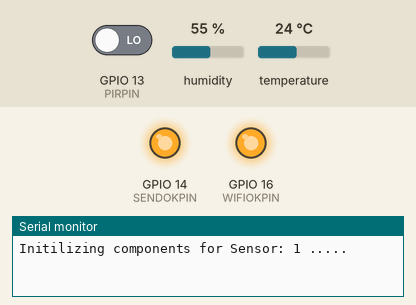
A sketch run on a simulated ESP8266 (NodeMCU). Parts: output pins drawn as LEDs (lit = HIGH), the last lines printed to the serial monitor. The test bench sets the inputs (shaded band); at power-on: GPIO 13 (PIRPIN) LOW, humidity 55 %, temperature 24 °C. WiFi joins after 1.5 s; servers stay silent unless stated; uploads are accepted with an empty reply.

Above: at 0.1 s.
At 0.5 s:
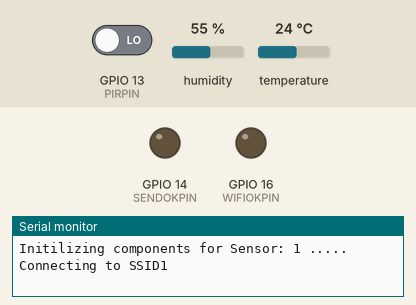
At 2.3 s:
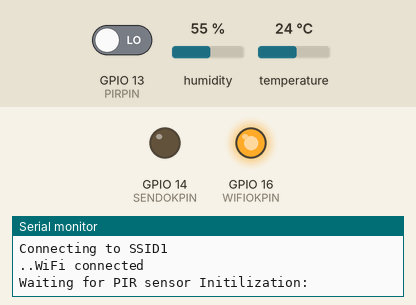
Timing chart, 0 to 3.8 s (numbered marks = the images above):
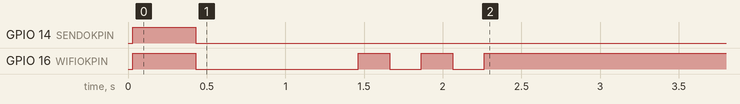

The sketch:

ESP8266WIFI_DHT22.ino
```cpp
// Send DHT22 and Pir data to influx db hoseted on <<Server_IP>> using an ESP8266
// July 25 2017
// Author: Obaid Malik

#include <DHT.h>
#include <DHT_U.h>
#include <ESP8266WiFi.h>

String strLocation = "Lounge"; const int SensorID = 1; const int TC = 0.0; const int HC = 0.0; //Sensor 1

////// Testing
const char* ssid = "SSID1";
const char* password = "PASS1";
const char* ssid2 = "SSID2";
const char* password2 = "PASS2";

const float timebwreadings = 0.9L;
const char* server = "<<Server_IP>>";

// New sensors
#define DHTPIN 12 // what pin we’re connected to
#define PIRPIN 13 // what pin we’re connected to
#define DHTTYPE DHT22
#define WIFIOKPIN 16
#define SENDOKPIN 14

DHT dht(DHTPIN, DHTTYPE);
WiFiClient client;

void init_components() {
  Serial.begin(9600);
  delay(30);
  Serial.println();
  Serial.print("Initilizing components for Sensor: ");
  Serial.print(SensorID);
  Serial.println(" .....");
  pinMode(WIFIOKPIN, OUTPUT);
  pinMode(SENDOKPIN, OUTPUT);
  pinMode(PIRPIN, INPUT);

  //Test LEDS
  digitalWrite(WIFIOKPIN, HIGH);    // turn the LED off by making the voltage LOW
  digitalWrite(SENDOKPIN, HIGH);    // turn the LED off by making the voltage LOW
  delay(400);
  digitalWrite(WIFIOKPIN, LOW);     // turn the LED off by making the voltage LOW
  digitalWrite(SENDOKPIN, LOW);     // turn the LED off by making the voltage LOW
  delay(30);
  dht.begin();
}

void setup() {
  init_components();
  connectToAvailableWifi();
  Serial.println("Waiting for PIR sensor Initilization:");
  delay(55000);                     // The Pir Sensor need 60 sec to initilize we wait 55 sec the remaining will be covered doing wifi setup
  Serial.println("PIR sensor Initilizied:");
}


int firstReading = 1;
void loop() {

  digitalWrite(SENDOKPIN, LOW);

  if (firstReading == 0) {
    digitalWrite(WIFIOKPIN, LOW);
  }

  bool isConnected = connectToAvailableWifi();
  if (isConnected) {
    float h = dht.readHumidity();
    float t = dht.readTemperature();
    h = h + HC;
    t = t + TC;
    float tF = ((t * 9) / 5) + 32;
    float dP = (dewPointFast(t, h));
    float hi = heatIndex(tF, h);
    int presence = (digitalRead(PIRPIN) == HIGH) ? 1 : 0; // check if the sensor is HIGH, For some reason assigning direct value from digitread to presence variable doesnt seem to work. check Later?
    delay(100);

    if (client.connect(server, 8086)) {
      String postStr = "SensorDataPIR,SensorID=" + String(SensorID) + " Temperature=" + String(t) + ",Humidity=" + String(h) + ",Dewpoint=" + String(dP) + ",HeatIndex=" + String(hi) + ",Presence=" + String(presence);
      Serial.println(postStr);
      client.print("POST /write?db=chariot HTTP/1.1\n");
      client.print("Host: <<Server_IP>>\n");
      client.print("Connection: close\n");
      client.print("Content-Type: application/x-www-form-urlencoded\n");
      client.print("Content-Length: ");
      client.print(postStr.length());
      client.print("\n\n");
      client.print(postStr);

      delay(3000);
      while (client.available()) {
        String line = client.readStringUntil('\r');
        Serial.println(line);
        if (line.indexOf("204 No Content") > 0) {
          Serial.println("Post to Server successfull");
          if (firstReading) {
            digitalWrite(SENDOKPIN, HIGH); //Only light up led if first reading
            firstReading = 0;
          }
        }
      }
    }
    client.stop();
  } else {
    Serial.println("No suitable wifi available");
    digitalWrite(SENDOKPIN, LOW);
    digitalWrite(WIFIOKPIN, LOW);
  }
  Serial.println("yaaaawn .... going to sleep for 1 min");
  delay(60000 * timebwreadings);
}

bool connectToAvailableWifi() {
  bool connectionOk = true;
  if (WiFi.status() != WL_CONNECTED) {
    connectionOk = waitForWifiConnect(40, ssid, password);
    if (connectionOk == false) {
      connectionOk = waitForWifiConnect(40, ssid2, password2);
    }

    if (connectionOk && firstReading) { //Activate LED if first reading
      digitalWrite(WIFIOKPIN, HIGH);
    }
  } else {
    if (firstReading) {
      digitalWrite(WIFIOKPIN, HIGH);
    }
    Serial.println("WiFi connected");
  }
  return connectionOk;
}
bool waitForWifiConnect(int retrys, const char* sid, const char* pass) {
  WiFi.begin(sid, pass);
  Serial.println();
  Serial.print("Connecting to ");
  Serial.println(sid);
  delay(1000);
  bool connectionOk = false;
  for (int i = 1; i < retrys; i++) {
    if (WiFi.status() != WL_CONNECTED) {
      digitalWrite(WIFIOKPIN, HIGH);
      delay(200);
      Serial.print(".");
      digitalWrite(WIFIOKPIN, LOW);
      delay(200);
      connectionOk = false;
    } else {
      //digitalWrite(WIFIOKPIN, HIGH); //Let the calling function handle the LED output
      Serial.println("WiFi connected");
      i = retrys + 1;
      connectionOk = true;
    }
  }
  Serial.println("");
  return connectionOk;
}

// delta max = 0.6544 wrt dewPoint()
// 6.9 x faster than dewPoint()
// reference: http://en.wikipedia.org/wiki/Dew_point
double dewPointFast(double celsius, double humidity)
{
  double a = 17.271;
  double b = 237.7;
  double temp = (a * celsius) / (b + celsius) + log(humidity * 0.01);
  double Td = (b * temp) / (a - temp);
  return Td;
}

double heatIndex(double tempF, double humidity)
{
  double c1 = -42.38, c2 = 2.049, c3 = 10.14, c4 = -0.2248, c5 = -6.838e-3, c6 = -5.482e-2, c7 = 1.228e-3, c8 = 8.528e-4, c9 = -1.99e-6  ;
  double T = tempF;
  double R = humidity;

  double A = (( c5 * T) + c2) * T + c1;
  double B = ((c7 * T) + c4) * T + c3;
  double C = ((c9 * T) + c8) * T + c6;

  double rv = (C * R + B) * R + A;
  return rv;
}
```
